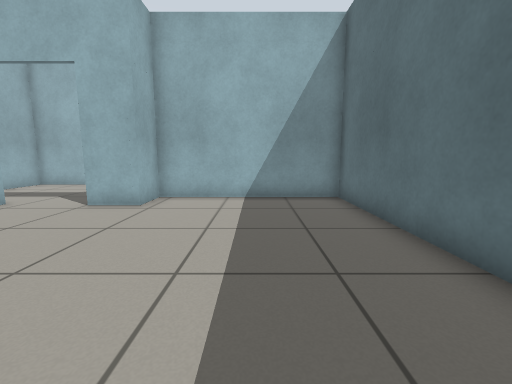
View 1 (above)

17 first-person views from a walk through a robot-simulator world made for Gazebo. The camera is 0.72 m above the floor, tilts 8° down and sees 90° across. The floor is counted in squares, 0.5 m on a side. Each view is taken from the middle of a square. On the plan, view 1 faces up. The plan holds only what a view shows up to about 13 squares ahead; the rest is blank.

View 2
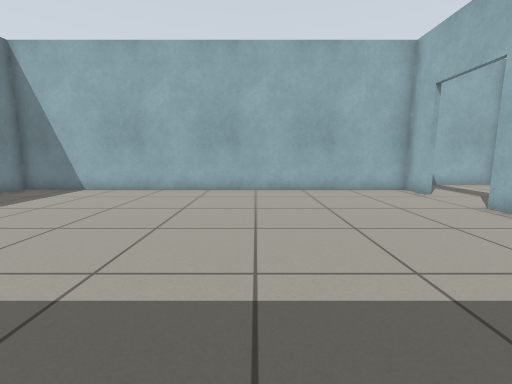

View 3
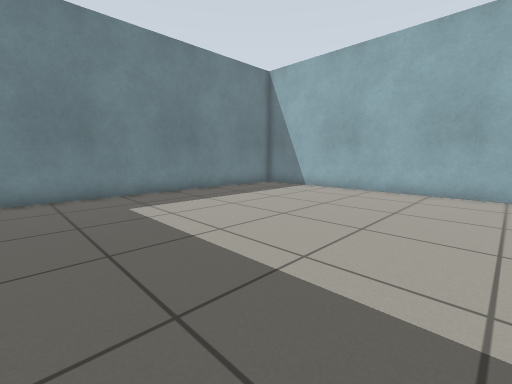

View 4
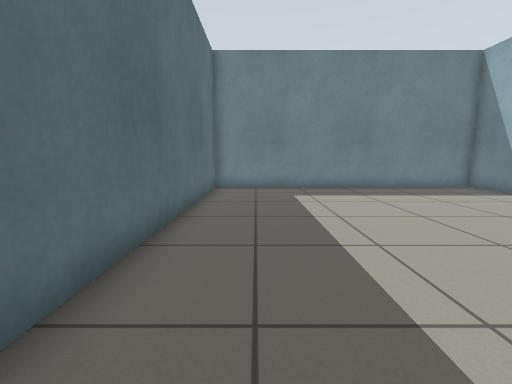

View 5
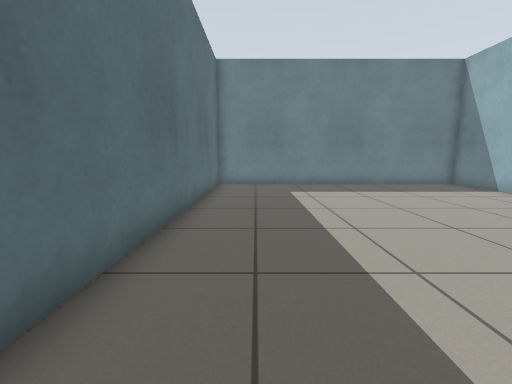

View 6
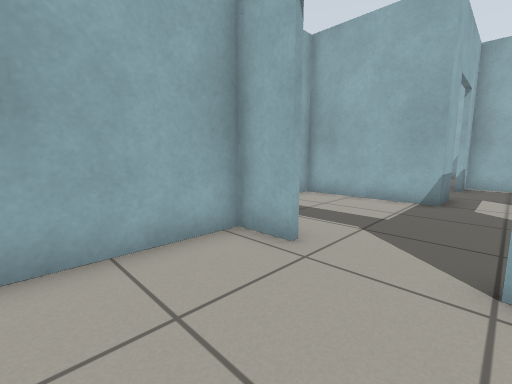

View 7
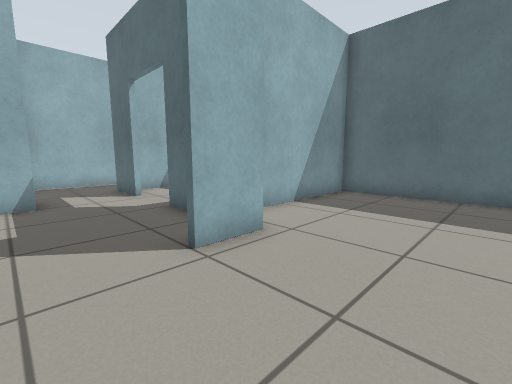

View 8
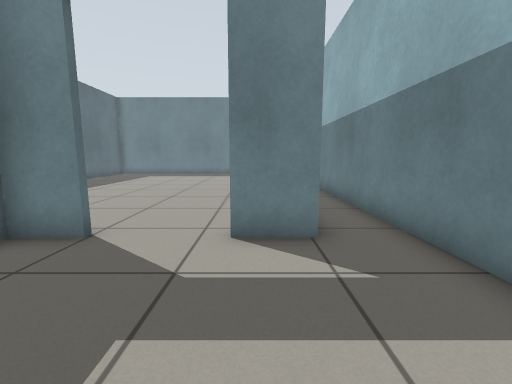

View 9
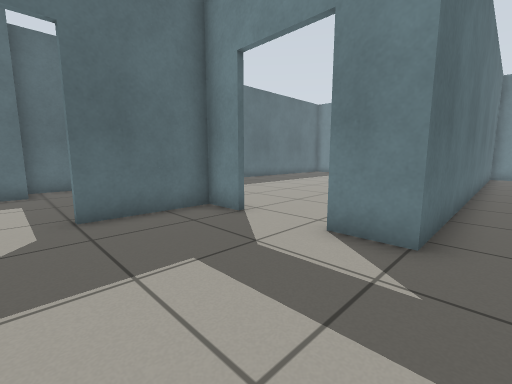

View 10
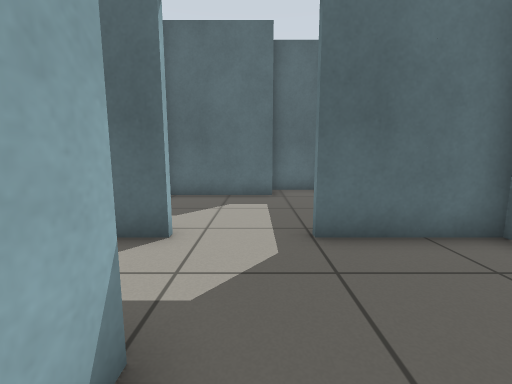

View 11
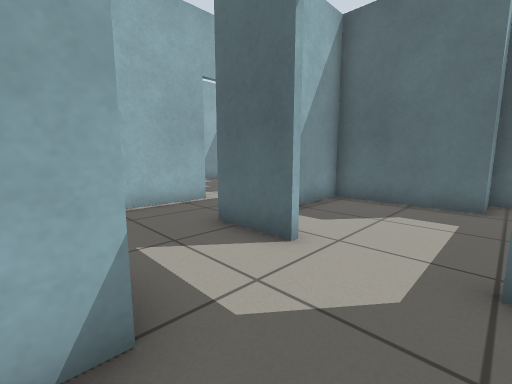

View 12
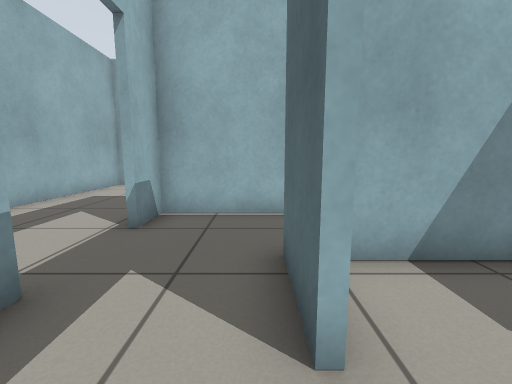

View 13
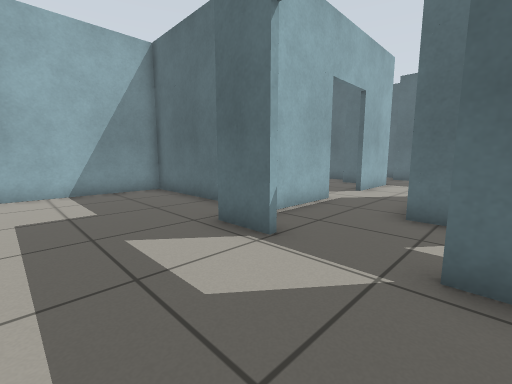

View 14
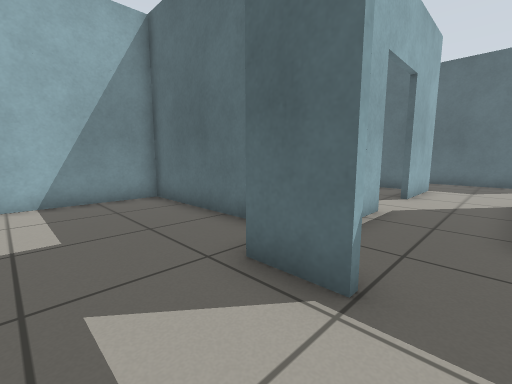

View 15
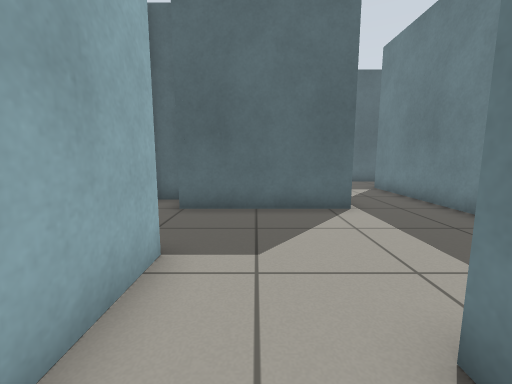

View 16
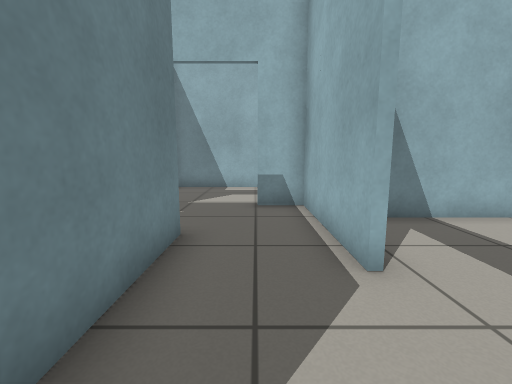

View 17
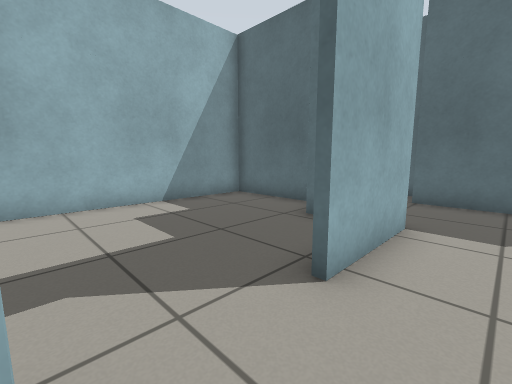

### Floor plan
Ten units are one square. View 1 is at (0, 0); x grows to the right and y downward. Boxes are objects, and circles mark ways between rooms. Rooms are numbered by the first view taken in them; rooms with no view inside come last. Other rooms are left out.
<svg viewBox="-114 -254 235 348">
<path fill="none" stroke="#000" d="M-75 -74 -89 -74M-89 -64 -89 89 29 89 29 -89 -34 -89 -34 -74 -50 -74M-74 -129 -109 -129 -109 -4M-91 59 -91 -76 -75 -76M-50 -76 -36 -76 -36 -110M-64 -129 -74 -129M-89 -74 -89 -64M29 -94 29 -114 14 -114 14 -154 -28 -154M-66 -170 -66 -186M-51 -201 -51 -249 -109 -249 -109 -190M-109 -171 -109 -134M-66 -139 -66 -145M36 -184 5 -184M69 -144 69 -191M61 -116 116 -116M-20 -184 -64 -184 -64 -170M-36 -135 -36 -156 16 -156M-64 -145 -64 -129M34 -192 34 -206M49 -215 49 -249 -21 -249M-49 -231 -49 -200"/>
<circle cx="-65" cy="-75" r="3" fill="#2a7"/>
<circle cx="-85" cy="-105" r="3" fill="#2a7"/>
<circle cx="-35" cy="-125" r="3" fill="#2a7"/>
<circle cx="-50" cy="-140" r="3" fill="#2a7"/>
<circle cx="-65" cy="-155" r="3" fill="#2a7"/>
<circle cx="-5" cy="-185" r="3" fill="#2a7"/>
<text x="-30" y="0">1</text>
<text x="-100" y="-40">2</text>
<text x="-60" y="-100">3</text>
<text x="-10" y="-120">4</text>
<text x="-80" y="-190">5</text>
<text x="30" y="-160">6</text>
<text x="0" y="-220">7</text>
</svg>
Room 1 opens to room 3. Room 2 opens to room 3. Room 3 opens to room 4. Room 3 opens to room 6. Room 5 opens to room 6. Room 6 opens to room 7.

Where each view was taken, in squares from view 1:
view 1: 0 up, 0 right, facing up
view 2: 1 up, 2 right, facing left
view 3: 1 up, 2 right, facing down-left
view 4: 3 up, 1 right, facing down
view 5: 4 up, 1 right, facing down
view 6: 4 up, 5 left, facing up-left
view 7: 4 up, 7 left, facing up-right
view 8: 12 up, 8 left, facing down
view 9: 12 up, 10 left, facing down-right
view 10: 12 up, 8 left, facing right
view 11: 11 up, 7 left, facing up-right
view 12: 12 up, 4 left, facing up
view 13: 14 up, 10 left, facing up-right
view 14: 16 up, 9 left, facing up-right
view 15: 17 up, 0 right, facing right
view 16: 17 up, 1 right, facing left
view 17: 17 up, 2 left, facing up-right
